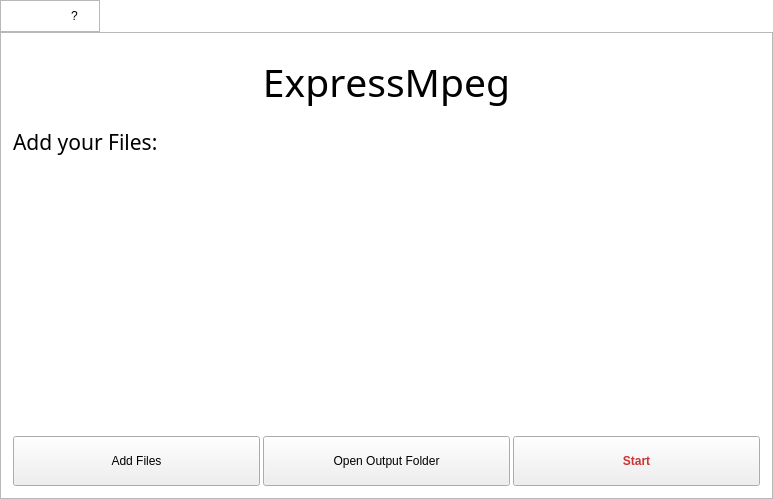
<?xml version="1.0" encoding="UTF-8"?>
<ui version="4.0">
 <class>Form</class>
 <widget class="QWidget" name="Form">
  <property name="geometry">
   <rect>
    <x>0</x>
    <y>0</y>
    <width>773</width>
    <height>499</height>
   </rect>
  </property>
  <property name="minimumSize">
   <size>
    <width>500</width>
    <height>0</height>
   </size>
  </property>
  <property name="acceptDrops">
   <bool>true</bool>
  </property>
  <property name="windowTitle">
   <string>Form</string>
  </property>
  <property name="windowIcon">
   <iconset resource="source.qrc">
    <normaloff>:/favicon/favicon.png</normaloff>:/favicon/favicon.png</iconset>
  </property>
  <property name="styleSheet">
   <string notr="true">QWidget#Form{background-color:transparent}</string>
  </property>
  <layout class="QVBoxLayout" name="verticalLayout">
   <property name="spacing">
    <number>0</number>
   </property>
   <property name="leftMargin">
    <number>0</number>
   </property>
   <property name="topMargin">
    <number>0</number>
   </property>
   <property name="rightMargin">
    <number>0</number>
   </property>
   <property name="bottomMargin">
    <number>0</number>
   </property>
   <item>
    <widget class="QFrame" name="frame">
     <property name="minimumSize">
      <size>
       <width>0</width>
       <height>32</height>
      </size>
     </property>
     <property name="maximumSize">
      <size>
       <width>100</width>
       <height>32</height>
      </size>
     </property>
     <property name="styleSheet">
      <string notr="true">QPushButton{
background-color: transparent;
border-style: None;
}

QPushButton::hover{
background-color: rgba(50,50,50,20);
}

QPushButton::pressed{
background-color: rgba(50,50,50,50);
}
</string>
     </property>
     <property name="frameShape">
      <enum>QFrame::NoFrame</enum>
     </property>
     <property name="frameShadow">
      <enum>QFrame::Plain</enum>
     </property>
     <property name="lineWidth">
      <number>0</number>
     </property>
     <layout class="QHBoxLayout" name="horizontalLayout_2">
      <property name="spacing">
       <number>0</number>
      </property>
      <property name="leftMargin">
       <number>0</number>
      </property>
      <property name="topMargin">
       <number>0</number>
      </property>
      <property name="rightMargin">
       <number>0</number>
      </property>
      <property name="bottomMargin">
       <number>0</number>
      </property>
      <item>
       <widget class="QFrame" name="frame_3">
        <property name="minimumSize">
         <size>
          <width>100</width>
          <height>0</height>
         </size>
        </property>
        <property name="maximumSize">
         <size>
          <width>100</width>
          <height>16777215</height>
         </size>
        </property>
        <property name="frameShape">
         <enum>QFrame::StyledPanel</enum>
        </property>
        <property name="frameShadow">
         <enum>QFrame::Raised</enum>
        </property>
        <property name="lineWidth">
         <number>0</number>
        </property>
        <layout class="QHBoxLayout" name="horizontalLayout_3">
         <property name="spacing">
          <number>0</number>
         </property>
         <property name="leftMargin">
          <number>0</number>
         </property>
         <property name="topMargin">
          <number>0</number>
         </property>
         <property name="rightMargin">
          <number>0</number>
         </property>
         <property name="bottomMargin">
          <number>0</number>
         </property>
         <item>
          <widget class="QPushButton" name="settingsButton">
           <property name="sizePolicy">
            <sizepolicy hsizetype="Minimum" vsizetype="Minimum">
             <horstretch>0</horstretch>
             <verstretch>0</verstretch>
            </sizepolicy>
           </property>
           <property name="minimumSize">
            <size>
             <width>0</width>
             <height>0</height>
            </size>
           </property>
           <property name="maximumSize">
            <size>
             <width>50</width>
             <height>16777215</height>
            </size>
           </property>
           <property name="styleSheet">
            <string notr="true">font: 14pt &quot;Segoe UI&quot;;</string>
           </property>
           <property name="text">
            <string/>
           </property>
           <property name="icon">
            <iconset resource="source.qrc">
             <normaloff>:/root/src/settings.png</normaloff>:/root/src/settings.png</iconset>
           </property>
           <property name="iconSize">
            <size>
             <width>20</width>
             <height>20</height>
            </size>
           </property>
          </widget>
         </item>
         <item>
          <widget class="QPushButton" name="helpButton">
           <property name="sizePolicy">
            <sizepolicy hsizetype="Minimum" vsizetype="Minimum">
             <horstretch>0</horstretch>
             <verstretch>0</verstretch>
            </sizepolicy>
           </property>
           <property name="minimumSize">
            <size>
             <width>0</width>
             <height>0</height>
            </size>
           </property>
           <property name="maximumSize">
            <size>
             <width>50</width>
             <height>16777215</height>
            </size>
           </property>
           <property name="styleSheet">
            <string notr="true">font: 12pt &quot;Segoe UI&quot;;</string>
           </property>
           <property name="text">
            <string>?</string>
           </property>
          </widget>
         </item>
        </layout>
       </widget>
      </item>
     </layout>
    </widget>
   </item>
   <item>
    <widget class="QFrame" name="frame_2">
     <property name="frameShape">
      <enum>QFrame::StyledPanel</enum>
     </property>
     <property name="frameShadow">
      <enum>QFrame::Raised</enum>
     </property>
     <layout class="QVBoxLayout" name="verticalLayout_2">
      <property name="leftMargin">
       <number>12</number>
      </property>
      <property name="topMargin">
       <number>9</number>
      </property>
      <property name="rightMargin">
       <number>12</number>
      </property>
      <property name="bottomMargin">
       <number>12</number>
      </property>
      <item>
       <widget class="QLabel" name="label">
        <property name="minimumSize">
         <size>
          <width>0</width>
          <height>79</height>
         </size>
        </property>
        <property name="font">
         <font>
          <family>Helvetica Rounded</family>
          <pointsize>29</pointsize>
          <italic>false</italic>
          <bold>false</bold>
          <underline>false</underline>
          <strikeout>false</strikeout>
          <kerning>false</kerning>
         </font>
        </property>
        <property name="styleSheet">
         <string notr="true"/>
        </property>
        <property name="text">
         <string>ExpressMpeg</string>
        </property>
        <property name="alignment">
         <set>Qt::AlignCenter</set>
        </property>
       </widget>
      </item>
      <item>
       <widget class="QLabel" name="label_3">
        <property name="font">
         <font>
          <family>Helvetica Rounded</family>
          <pointsize>16</pointsize>
         </font>
        </property>
        <property name="styleSheet">
         <string notr="true"/>
        </property>
        <property name="text">
         <string>Add your Files:</string>
        </property>
       </widget>
      </item>
      <item>
       <widget class="QListWidget" name="listWidget">
        <property name="cursor" stdset="0">
         <cursorShape>ArrowCursor</cursorShape>
        </property>
        <property name="styleSheet">
         <string notr="true"/>
        </property>
        <property name="frameShape">
         <enum>QFrame::NoFrame</enum>
        </property>
        <property name="frameShadow">
         <enum>QFrame::Plain</enum>
        </property>
        <property name="lineWidth">
         <number>0</number>
        </property>
        <property name="dragEnabled">
         <bool>false</bool>
        </property>
       </widget>
      </item>
      <item>
       <widget class="QFrame" name="frame_6">
        <property name="frameShape">
         <enum>QFrame::NoFrame</enum>
        </property>
        <property name="frameShadow">
         <enum>QFrame::Raised</enum>
        </property>
        <property name="lineWidth">
         <number>0</number>
        </property>
        <layout class="QGridLayout" name="gridLayout">
         <property name="leftMargin">
          <number>0</number>
         </property>
         <property name="topMargin">
          <number>7</number>
         </property>
         <property name="rightMargin">
          <number>0</number>
         </property>
         <property name="bottomMargin">
          <number>0</number>
         </property>
         <property name="spacing">
          <number>3</number>
         </property>
         <item row="0" column="0">
          <widget class="QPushButton" name="addButton">
           <property name="sizePolicy">
            <sizepolicy hsizetype="Minimum" vsizetype="Preferred">
             <horstretch>0</horstretch>
             <verstretch>0</verstretch>
            </sizepolicy>
           </property>
           <property name="minimumSize">
            <size>
             <width>80</width>
             <height>50</height>
            </size>
           </property>
           <property name="cursor">
            <cursorShape>PointingHandCursor</cursorShape>
           </property>
           <property name="toolTip">
            <string>Add Files</string>
           </property>
           <property name="styleSheet">
            <string notr="true"/>
           </property>
           <property name="text">
            <string>Add Files</string>
           </property>
           <property name="iconSize">
            <size>
             <width>16</width>
             <height>16</height>
            </size>
           </property>
          </widget>
         </item>
         <item row="0" column="1">
          <widget class="QPushButton" name="outButton">
           <property name="sizePolicy">
            <sizepolicy hsizetype="Minimum" vsizetype="Preferred">
             <horstretch>0</horstretch>
             <verstretch>0</verstretch>
            </sizepolicy>
           </property>
           <property name="minimumSize">
            <size>
             <width>0</width>
             <height>30</height>
            </size>
           </property>
           <property name="maximumSize">
            <size>
             <width>16777215</width>
             <height>16777215</height>
            </size>
           </property>
           <property name="font">
            <font>
             <bold>false</bold>
            </font>
           </property>
           <property name="cursor">
            <cursorShape>PointingHandCursor</cursorShape>
           </property>
           <property name="styleSheet">
            <string notr="true"/>
           </property>
           <property name="text">
            <string>Open Output Folder</string>
           </property>
           <property name="iconSize">
            <size>
             <width>18</width>
             <height>18</height>
            </size>
           </property>
          </widget>
         </item>
         <item row="0" column="2">
          <widget class="QPushButton" name="startButton">
           <property name="sizePolicy">
            <sizepolicy hsizetype="Minimum" vsizetype="Minimum">
             <horstretch>0</horstretch>
             <verstretch>0</verstretch>
            </sizepolicy>
           </property>
           <property name="minimumSize">
            <size>
             <width>0</width>
             <height>0</height>
            </size>
           </property>
           <property name="maximumSize">
            <size>
             <width>16777215</width>
             <height>16777215</height>
            </size>
           </property>
           <property name="font">
            <font>
             <bold>true</bold>
            </font>
           </property>
           <property name="cursor">
            <cursorShape>PointingHandCursor</cursorShape>
           </property>
           <property name="toolTip">
            <string>Start Converting</string>
           </property>
           <property name="styleSheet">
            <string notr="true">QPushButton {
                color: #CC3333;
}</string>
           </property>
           <property name="text">
            <string>Start</string>
           </property>
           <property name="iconSize">
            <size>
             <width>60</width>
             <height>60</height>
            </size>
           </property>
           <property name="checkable">
            <bool>false</bool>
           </property>
           <property name="checked">
            <bool>false</bool>
           </property>
          </widget>
         </item>
        </layout>
       </widget>
      </item>
     </layout>
    </widget>
   </item>
  </layout>
 </widget>
 <resources>
  <include location="source.qrc"/>
 </resources>
 <connections/>
</ui>
